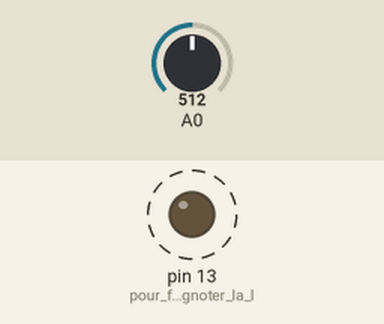
This sketch was run on a simulated Arduino Uno, built with avr-gcc and run on an emulated ATmega328P. Shown: output pins drawn as LEDs (lit = HIGH). Dashed ring = blinking. The inputs (shaded band) are chosen by the test bench; at power-on: A0 = 512. What the sketch prints to the serial monitor is not drawn.

Above: at 2.8 s.
2.9 s: A0 set to 716
9.0 s: A0 set to 900
Timing chart, 0 to 18.0 s (numbered marks = the images above; inputs shaded):
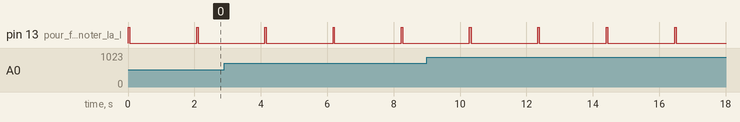

Measured:
- by itself, pin 13 (pour_faire_clignoter_la_l): alternates HIGH for 0.05 s and LOW for 2.0 s

The sketch:

essaiemissionTIC.ino
```cpp
/*

 Simulateur compteur monophasé Linky en mode historique par envoi de caractere
 sur une liaison serie cree avec software serial

 The circuit:
 * RX is digital pin 10 (connect to TX of other device)
 * TX is digital pin 11 (connect to RX of other device)

 Note:
 Not all pins on the Mega and Mega 2560 support change interrupts,
 so only the following can be used for RX:
 10, 11, 12, 13, 50, 51, 52, 53, 62, 63, 64, 65, 66, 67, 68, 69

 Not all pins on the Leonardo and Micro support change interrupts,
 so only the following can be used for RX:
 8, 9, 10, 11, 14 (MISO), 15 (SCK), 16 (MOSI).

 L'entree analogique A0 est utilisée pour entrer la valeur de l'intensité instantanee
 entre 0 et 120% de l'intensite souscrite
 Le programme permet egalement de simuler le passage de heures pleines à heures creuses
 et incremente les index correspondants

 cree par J. ROGUIN pour Artilect Fablab 10/2017
 */

#include <SoftwareSerial.h>


SoftwareSerial mySerial(10, 11); // RX, TX
unsigned long tdeb, duree, interv, bascultar;
char check;
String texte = "";
String textcheck;
char sepdonn = 0x20;
char sepgroup = 0x0D;
char debgroup = 0x0A;
String debtrame = "ADCO";
String numcompt = "021675649359";
// String choixtarif = "BASE"; // option tarifaire soit "BASE" soit "HC.."
String choixtarif = "HC..";
int choixisous = 30;  // valeur de l intensite souscrite (= Psouscrite/200)
char strixisous[2];
char index[9];
// String ptec = "TH.."; // "TH.." pour l'option base sinon "HP.." ou "HC.."
String ptec[3] = {"TH..","HP..","HC.."}; // "TH.." pour l'option base sinon "HP.." ou "HC.."
char intensi[3];
String papp = "PAPP";
char pappstr[5];
int longbuff;
uint16_t intnum = 0;
uint16_t pappnum,val;
uint32_t indexdeb = 400000; // valeur arbitraire heures pleines ou base
uint32_t indexdhc = 115000; // index debut heures creuses
uint32_t indexnum, indexnumc,indexnump;
// attention au dimensionnemment du buffer qui doit être supérieur au max de longueur de texte
byte bufenvoi[250];
boolean fin = false;
boolean dps = false;
boolean tbase = false;
boolean bascul = false;
float energ,valint,energp,energc;

void setup() {
// Ouvre le port serie vers la console
  Serial.begin(57600);
  while (!Serial) {  }  ; // wait for serial port to connect. Needed for native USB port only

  Serial.println("Debut d'envoi!");

// ouverture et choix du data rate pour le port serie simulant la TIC du compteur
 mySerial.begin(1200);

if (choixtarif == "BASE") { tbase = true; }
tdeb = millis();
// intervalle entre deux envois de trame en  ms
interv = 2000;
// duree pendant laquelle les trames sont envoyees en ms
 duree = 120000;
// instant du basculement de tarif en ms, à caler par rapport à la duree de simulation!
bascultar = 20000;

 pinMode(13,OUTPUT); // pour faire clignoter la led au rythme de l'envoi des trames

 energ = 0; // initialisation calcul energie pour l'index
 energp = 0;
 energc = 0;
}

void loop() {

  while ((millis()-tdeb) < duree) {

  if((millis()-tdeb) >= bascultar) {
	bascul = true;
	}

//
// calcul des valeurs numériques variables
//
//
val = analogRead(A0);  // lecture entree analogique valeur de IINST
valint = float(val)*12.0/10240.0*float(choixisous);  // conversion de l entree ana en A (1024 = 120% de ISOUSC)
intnum = int(valint);
// Serial.println(val+","+String(valint)+","+intnum);
uint16_t intnum2 = intnum;
pappnum = intnum2*200;
if (tbase) {
	energ = energ + pappnum*intnum2/(5*3600);
	indexnum = indexdeb + long(energ);
	}
else {
		if (bascul) {
			energc = energc + pappnum*intnum2/(5*3600);
			indexnumc = indexdhc + long(energc);
			}
		else {
			energp = energp + pappnum*intnum2/(5*3600);
			indexnump = indexdeb + long(energp);
			indexnumc = indexdhc;
			}
	}

if(intnum >= choixisous) {dps = true;}// depassement PS
  else {dps = false;}
//
// construction de la trame
// debut de trame
//
texte = "";
texte = char(0x02);
texte = texte+char(0x0A);
// premier groupe: numero compteur
texte = texte + debtrame + sepdonn + numcompt + sepdonn + char(0x40)+sepgroup ;
//  groupe option tarifaire
  texte = texte + debgroup;
  textcheck = String("OPTARIF") + sepdonn + choixtarif+ sepdonn; // pour calcul checksum
  check = checksum(textcheck);
  texte = texte + textcheck + check + sepgroup;
// groupe intensité souscrite
  texte = texte + debgroup;
  sprintf(strixisous,"%2d",choixisous);
  textcheck = String("ISOUSC") + sepdonn + strixisous + sepdonn;
  check = checksum(textcheck);
  texte = texte + textcheck + check + sepgroup;
// groupe index
  texte = texte + debgroup;
  if (tbase) {
		sprintf(index,"%09ld",indexnum);
		textcheck = choixtarif + sepdonn + index + sepdonn;
		check = checksum(textcheck);
		texte = texte + textcheck + check + sepgroup;
		}
	else {
// index heures creuses
		sprintf(index,"%09ld",indexnumc);
		textcheck = String("HCHC") + sepdonn + index + sepdonn;
		check = checksum(textcheck);
		texte = texte + textcheck + check + sepgroup;
// index heures pleines
    texte = texte + debgroup;
   	sprintf(index,"%09ld",indexnump);
		textcheck = String("HCHP") + sepdonn + index + sepdonn;
		check = checksum(textcheck);
		texte = texte + textcheck + check + sepgroup;
		}
// groupe période tarifaire en cours
  texte = texte + debgroup;
  if (tbase) {textcheck = String("PTEC") + sepdonn + ptec[0] + sepdonn;}
	else {
		if (bascul) {textcheck = String("PTEC") + sepdonn + ptec[2] + sepdonn;}
			else {textcheck = String("PTEC") + sepdonn + ptec[1] + sepdonn;}
		}
  check = checksum(textcheck);
  texte = texte + textcheck + check + sepgroup;
// groupe intensité instantanée
  sprintf(intensi,"%03d",intnum2);
  texte = texte + debgroup;
  textcheck = String("IINST") + sepdonn + intensi + sepdonn;
  check = checksum(textcheck);
  texte = texte + textcheck + check + sepgroup;
// groupe depassement PS
	if (dps) {
	texte = texte + debgroup;
	textcheck = String("ADPS") + sepdonn + intensi + sepdonn;
	check = checksum(textcheck);
	texte = texte + textcheck + check + sepgroup;
	}
// groupe IMAX
  texte = texte + debgroup;
  textcheck = String("IMAX") + sepdonn + char('0')+ char('9')+char('0') + sepdonn;
  check = checksum(textcheck);
  texte = texte + textcheck + check + sepgroup;
// groupe puissance appelée
  sprintf(pappstr,"%05d",pappnum);
  texte = texte + debgroup;
  textcheck = papp + sepdonn + pappstr + sepdonn;
  check = checksum(textcheck);
  texte = texte + textcheck + check + sepgroup;
// groupe HCHP
  texte = texte + debgroup;
  textcheck = String("HHPHC") + sepdonn + char('A') + sepdonn;
  check = checksum(textcheck);
  texte = texte + textcheck + check + sepgroup;
// groupe mot d'état compteur
  texte = texte + debgroup;
  textcheck = String("MOTDETAT") + sepdonn + String("000000") + sepdonn;
  check = checksum(textcheck);
  texte = texte + textcheck + check;
// fin de trame
texte= texte + char(0x0D)+ char(0x03);
//
//  envoi de la trame sur la liaison serie
//
longbuff = texte.length();
for (int i=0;i<(longbuff);i++){
    bufenvoi[i]= texte[i];
  }

       digitalWrite(13,HIGH); // pour faire clignoter la led de la carte au rythme de l'envoi des trames
//       mySerial.write(texte,longbuff);
    mySerial.write(bufenvoi,longbuff);

//       Serial.write(bufenvoi,153);
       Serial.println(texte);
       digitalWrite(13,LOW);
// intervalle entre deux envois de trame
       delay(interv);

  }
  if (!fin) { // mySerial.println("fin d'envoi");
        Serial.println("fin d'envoi");
        fin = true;}
}

// routines
char checksum(String textacheck) // routine de calcul de checksum
{
char Controle=0x00;
for (int i=0;i<(textacheck.length()-1);i++){
    Controle += textacheck[i];
	}
Controle = (Controle & 0x3F) + 0x20;
return Controle;
}
```
